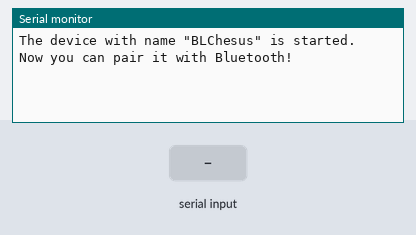
Simulated run of this sketch. Board: ESP32. On the bench: the last lines printed to the serial monitor. The test bench sets the inputs (shaded band). Nothing arrives over Bluetooth unless stated.

Above: at 1.2 s.
1.3 s: "1" received over the second serial link
At 1.6 s:
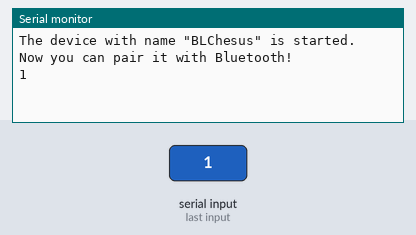
2.8 s: "0" received over the second serial link
At 3.9 s:
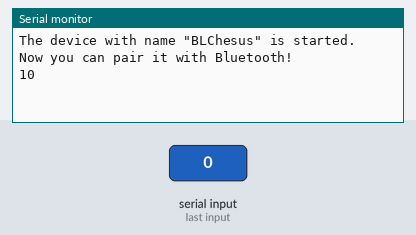

Measured:
- after the input at 1.3 s, the serial monitor: prints a new line at once (image 1)
- after the input at 2.8 s, the serial monitor: prints a new line at once (image 2)

The sketch:

bluetooth_serial.ino
```cpp
#include "BluetoothSerial.h"

String device_name = "BLChesus";

// Check if Bluetooth is available
#if !defined(CONFIG_BT_ENABLED) || !defined(CONFIG_BLUEDROID_ENABLED)
  #error Bluetooth is not enabled! Please run `make menuconfig` to and enable it
#endif

// Check Serial Port Profile
#if !defined(CONFIG_BT_SPP_ENABLED)
  #error Serial Port Profile for Bluetooth is not available or not enabled. It is only available for the ESP32 chip.
#endif

BluetoothSerial SerialBT;

void setup() {
  Serial.begin(9600);
  SerialBT.begin(device_name); //Bluetooth device name
  //SerialBT.deleteAllBondedDevices(); // Uncomment this to delete paired devices; Must be called after begin
  Serial.printf("The device with name \"%s\" is started.\nNow you can pair it with Bluetooth!\n", device_name.c_str());
}

void loop() {
  if (Serial.available()) {
    char caracter = Serial.read();
    SerialBT.write(caracter);
    // Serial.write(caracter);
  }
  if (SerialBT.available()) {
    Serial.write(SerialBT.read());
  }
  delay(20);
}
```
